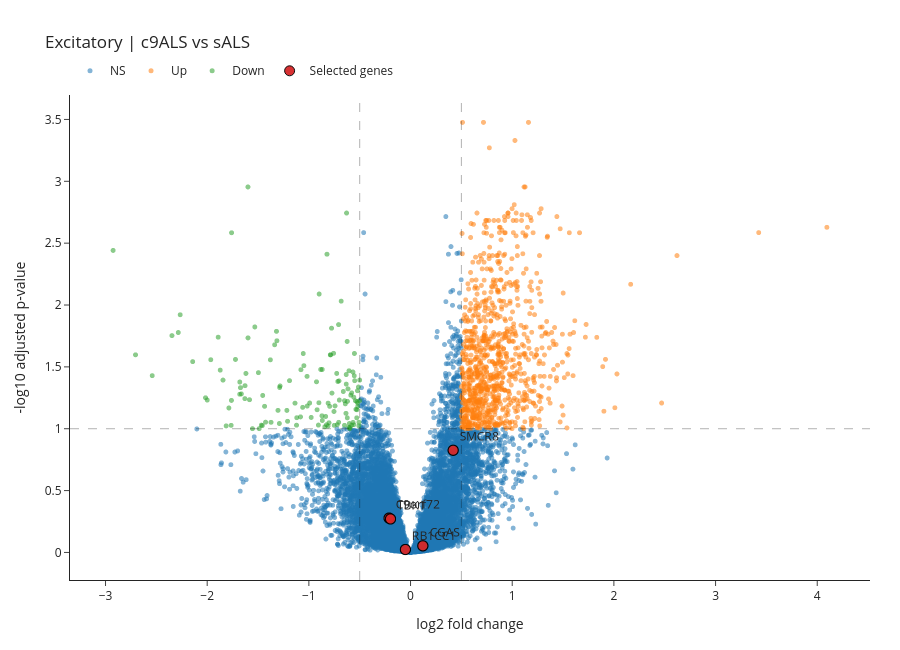

Notebook source saved alongside this figure:
### Code cell
CELL_TYPES_BY_LEVEL = {
    "broad": ["Excitatory", "Inhibitory", "Glia", "Vascular"],
    "glia_subtypes": ["Glia_Oligo", "Glia_OPC", "Glia_Micro", "Glia_Astro"],
    "excitatory_subtypes": [
        "Ex_L5_PCP4_NXPH2",
        "Ex_L5_L6_THEMIS_NR4A2",
        "Ex_L5_L6_THEMIS_TMEM233",
        "Ex_L6_TLE4_CCBE1",
        "Ex_L6_TLE4_MEGF11",
    ],
}
cell_type = "Excitatory"
comparison = "sALS_vs_c9ALS"
# COMPARISONS = ["Control_vs_c9ALS", "Control_vs_sALS", "sALS_vs_c9ALS"]
highlight_genes = ["C9orf72", "SMCR8", "STING1", "CGAS", "TBK1", "RB1CC1"]
# highlight_genes = ["C9orf72", "SMCR8"]

de = load_de(cell_type, comparison).dropna(subset=["padj", "log2FoldChange"]).copy()
de["neglog10_padj"] = -np.log10(de["padj"].clip(lower=1e-300))
de["direction"] = "NS"
de.loc[(de["padj"] < PADJ_CUTOFF) & (de["log2FoldChange"] > LFC_CUTOFF), "direction"] = "Up"
de.loc[(de["padj"] < PADJ_CUTOFF) & (de["log2FoldChange"] < -LFC_CUTOFF), "direction"] = "Down"

matched, missing = match_genes(highlight_genes, de["gene"])
if missing:
    print("Missing highlight genes:", missing)
de["highlight"] = de["gene"].isin(matched)

fig = go.Figure()

# Background genes, split into NS/Up/Down for clear legend and filtering.
for direction in ["NS", "Up", "Down"]:
    sub = de[(de["direction"] == direction) & (~de["highlight"])]
    if sub.empty:
        continue
    fig.add_trace(
        go.Scattergl(
            x=sub["log2FoldChange"],
            y=sub["neglog10_padj"],
            mode="markers",
            name=direction,
            marker=dict(size=5, opacity=0.55),
            text=sub["gene"],
            customdata=np.stack([
                sub["padj"],
                sub["pvalue"] if "pvalue" in sub.columns else pd.Series(np.nan, index=sub.index),
                sub["baseMean"] if "baseMean" in sub.columns else pd.Series(np.nan, index=sub.index),
            ], axis=1),
            hovertemplate=(
                "Gene: %{text}<br>"
                "log2FC: %{x:.3f}<br>"
                "-log10(padj): %{y:.3f}<br>"
                "padj: %{customdata[0]:.3g}<br>"
                "pvalue: %{customdata[1]:.3g}<br>"
                "baseMean: %{customdata[2]:.3g}<extra></extra>"
            ),
        )
    )

# Highlight selected genes with labels.
hits = de[de["highlight"]]
if not hits.empty:
    fig.add_trace(
        go.Scattergl(
            x=hits["log2FoldChange"],
            y=hits["neglog10_padj"],
            mode="markers+text",
            name="Selected genes",
            marker=dict(size=10, opacity=0.95, line=dict(width=1, color="black")),
            text=hits["gene"],
            textposition="top right",
            customdata=np.stack([
                hits["padj"],
                hits["pvalue"] if "pvalue" in hits.columns else pd.Series(np.nan, index=hits.index),
                hits["baseMean"] if "baseMean" in hits.columns else pd.Series(np.nan, index=hits.index),
            ], axis=1),
            hovertemplate=(
                "Gene: %{text}<br>"
                "log2FC: %{x:.3f}<br>"
                "-log10(padj): %{y:.3f}<br>"
                "padj: %{customdata[0]:.3g}<br>"
                "pvalue: %{customdata[1]:.3g}<br>"
                "baseMean: %{customdata[2]:.3g}<extra></extra>"
            ),
        )
    )

fig.add_vline(x=LFC_CUTOFF, line_dash="dash", line_color="black", line_width=1)
fig.add_vline(x=-LFC_CUTOFF, line_dash="dash", line_color="black", line_width=1)
fig.add_hline(y=-np.log10(PADJ_CUTOFF), line_dash="dash", line_color="black", line_width=1)

fig.update_layout(
    title=f"{cell_type} | {display_comparison(comparison)}",
    xaxis_title="log2 fold change",
    yaxis_title="-log10 adjusted p-value",
    template="simple_white",
    width=900,
    height=650,
    legend=dict(orientation="h", yanchor="bottom", y=1.02, xanchor="left", x=0),
    margin=dict(l=70, r=30, t=95, b=70),
)

fig.show()

### Figure 1 — Plotly figure (JSON) as saved in the notebook; plotly's stock layout.template omitted (floating-point values rounded to 4 significant figures; data arrays with more than 128 entries replaced by an {"elided": "..."} marker saying what was removed)
{"data": [{"customdata": {"elided": "17007x3 float values"}, "hovertemplate": "Gene: %{text}<br>log2FC: %{x:.3f}<br>-log10(padj): %{y:.3f}<br>padj: %{customdata[0]:.3g}<br>pvalue: %{customdata[1]:.3g}<br>baseMean: %{customdata[2]:.3g}<extra></extra>", "marker": {"opacity": 0.55, "size": 5}, "mode": "markers", "name": "NS", "text": {"elided": "17007 str values"}, "type": "scattergl", "x": {"elided": "17007 float values"}, "y": {"elided": "17007 float values"}}, {"customdata": {"elided": "920x3 float values"}, "hovertemplate": "Gene: %{text}<br>log2FC: %{x:.3f}<br>-log10(padj): %{y:.3f}<br>padj: %{customdata[0]:.3g}<br>pvalue: %{customdata[1]:.3g}<br>baseMean: %{customdata[2]:.3g}<extra></extra>", "marker": {"opacity": 0.55, "size": 5}, "mode": "markers", "name": "Up", "text": {"elided": "920 str values"}, "type": "scattergl", "x": {"elided": "920 float values"}, "y": {"elided": "920 float values"}}, {"customdata": {"elided": "135x3 float values"}, "hovertemplate": "Gene: %{text}<br>log2FC: %{x:.3f}<br>-log10(padj): %{y:.3f}<br>padj: %{customdata[0]:.3g}<br>pvalue: %{customdata[1]:.3g}<br>baseMean: %{customdata[2]:.3g}<extra></extra>", "marker": {"opacity": 0.55, "size": 5}, "mode": "markers", "name": "Down", "text": {"elided": "135 str values"}, "type": "scattergl", "x": {"elided": "135 float values"}, "y": {"elided": "135 float values"}}, {"customdata": [[0.8838, 0.6188, 26.34], [0.9466, 0.7661, 2716.0], [0.5276, 0.1874, 1049.0], [0.536, 0.193, 792.7], [0.1492, 0.01568, 134.5]], "hovertemplate": "Gene: %{text}<br>log2FC: %{x:.3f}<br>-log10(padj): %{y:.3f}<br>padj: %{customdata[0]:.3g}<br>pvalue: %{customdata[1]:.3g}<br>baseMean: %{customdata[2]:.3g}<extra></extra>", "marker": {"line": {"color": "black", "width": 1}, "opacity": 0.95, "size": 10}, "mode": "markers+text", "name": "Selected genes", "text": ["CGAS", "RB1CC1", "C9orf72", "TBK1", "SMCR8"], "textposition": "top right", "type": "scattergl", "x": [0.1206, -0.05053, -0.211, -0.197, 0.4194], "y": [0.05366, 0.02381, 0.2777, 0.2708, 0.8262]}], "layout": {"height": 650, "legend": {"orientation": "h", "x": 0, "xanchor": "left", "y": 1.02, "yanchor": "bottom"}, "margin": {"b": 70, "l": 70, "r": 30, "t": 95}, "shapes": [{"line": {"color": "black", "dash": "dash", "width": 1}, "type": "line", "x0": 0.5, "x1": 0.5, "xref": "x", "y0": 0, "y1": 1, "yref": "y domain"}, {"line": {"color": "black", "dash": "dash", "width": 1}, "type": "line", "x0": -0.5, "x1": -0.5, "xref": "x", "y0": 0, "y1": 1, "yref": "y domain"}, {"line": {"color": "black", "dash": "dash", "width": 1}, "type": "line", "x0": 0, "x1": 1, "xref": "x domain", "y0": 1, "y1": 1, "yref": "y"}], "title": {"text": "Excitatory | c9ALS vs sALS"}, "width": 900, "xaxis": {"title": {"text": "log2 fold change"}}, "yaxis": {"title": {"text": "-log10 adjusted p-value"}}}}
